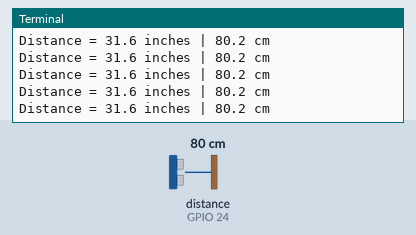
Simulated run of this program. Board: Raspberry Pi (BCM pin numbers). Shown: the last lines printed to the terminal. Inputs (shaded band) come from the test bench; at power-on: distance to the obstacle (sensor on GPIO 24) 80 cm. The echo pulse lasts 58.3 µs per cm; the clock reads 2024-03-15 10:24:30 at power-on unless the program sets it.

Above: at 1.2 s.
1.3 s: distance to the obstacle (sensor on GPIO 24) set to 2 cm
At 1.6 s:
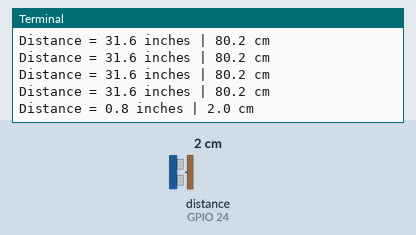
2.8 s: distance to the obstacle (sensor on GPIO 24) set to 4 cm
At 2.8 s:
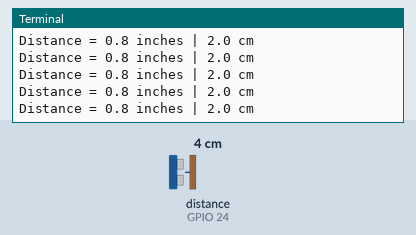
Timing chart, 0 to 5.8 s (numbered marks = the images above; inputs shaded):
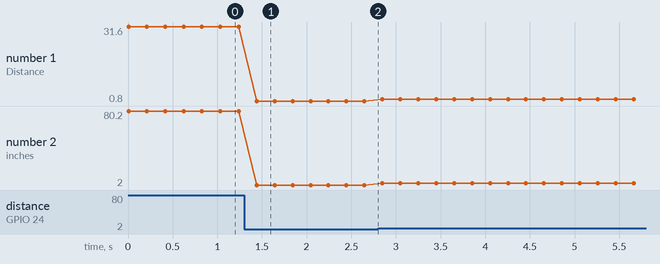

Measured:
- after the input at 1.3 s, the terminal: prints a new line after 0.14 s (image 1)
- plotted number 1: 31.6 → 0.8 after the input at 1.3 s, 0.8 → 1.6 after the input at 2.8 s
- plotted number 2: 80.2 → 2 after the input at 1.3 s

The program:

ultrasonic.py
```python
import RPi.GPIO as GPIO
import time

# Setup GPIO using BCM numbering
GPIO.setmode(GPIO.BCM)

# Define GPIO pins for Trigger and Echo
TRIG_PIN = 23
ECHO_PIN = 24

# Define a short delay to control measurement frequency
DELAY_TIME = 0.2  # seconds

# Configure GPIO pins
GPIO.setup(TRIG_PIN, GPIO.OUT)
GPIO.setup(ECHO_PIN, GPIO.IN)

def get_distance():
    """
    Measures the distance to a target using the HC-SR04 ultrasonic sensor.

    Returns:
        tuple: Distance in centimeters and inches.
    """
    # Send a 10 µs pulse to the trigger pin
    GPIO.output(TRIG_PIN, False)
    time.sleep(0.000002)  # 2 µs delay
    GPIO.output(TRIG_PIN, True)
    time.sleep(0.00001)  # 10 µs delay
    GPIO.output(TRIG_PIN, False)

    # Wait for echo start
    while GPIO.input(ECHO_PIN) == 0:
        pass
    start_time = time.time()

    # Wait for echo end
    while GPIO.input(ECHO_PIN) == 1:
        pass
    stop_time = time.time()

    # Calculate travel time and distance
    travel_time = stop_time - start_time
    distance_cm = (travel_time * 34400) / 2  # Speed of sound: 344 m/s
    distance_inch = distance_cm * 0.3937008  # Convert cm to inches

    return round(distance_cm, 1), round(distance_inch, 1)

try:
    print("HC-SR04 Ultrasonic Sensor Distance Measurement")
    print("Press Ctrl+C to exit.")

    while True:
        # Measure distance
        distance_cm, distance_inch = get_distance()
        print(f"Distance = {distance_inch} inches | {distance_cm} cm")

        # Short delay between measurements
        time.sleep(DELAY_TIME)

except KeyboardInterrupt:
    print("\nExiting program...")

finally:
    GPIO.cleanup()
    print("GPIO cleaned up. Program terminated.")
```
